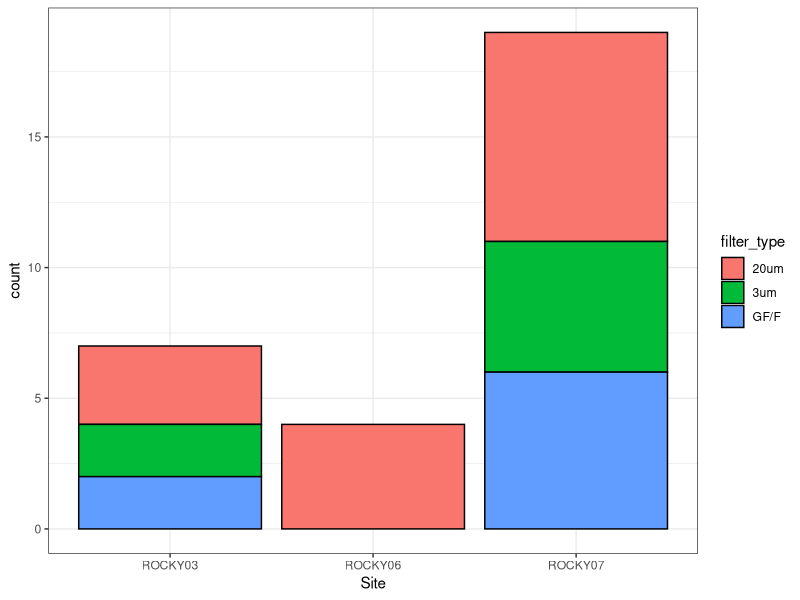
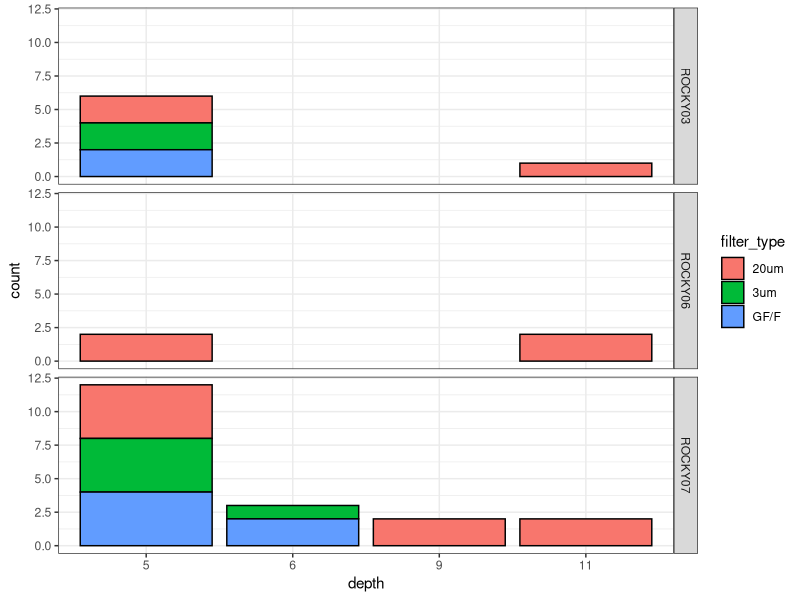
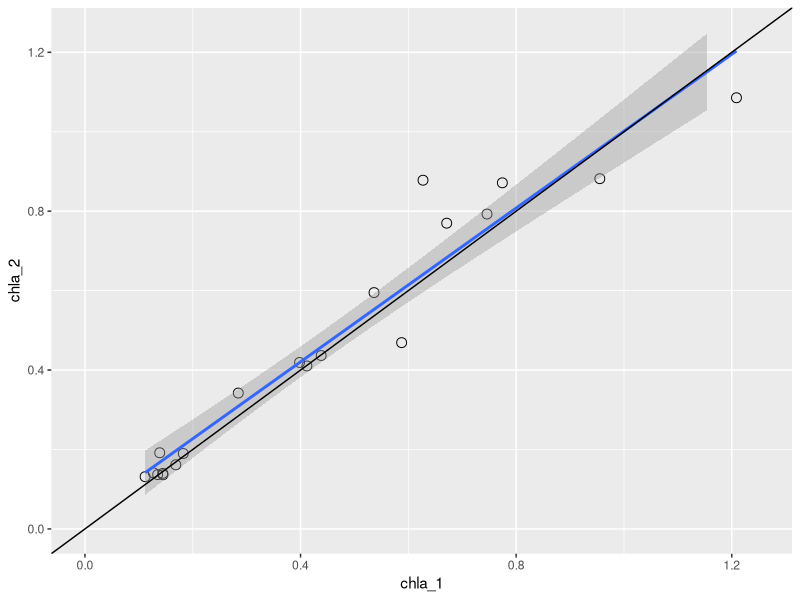
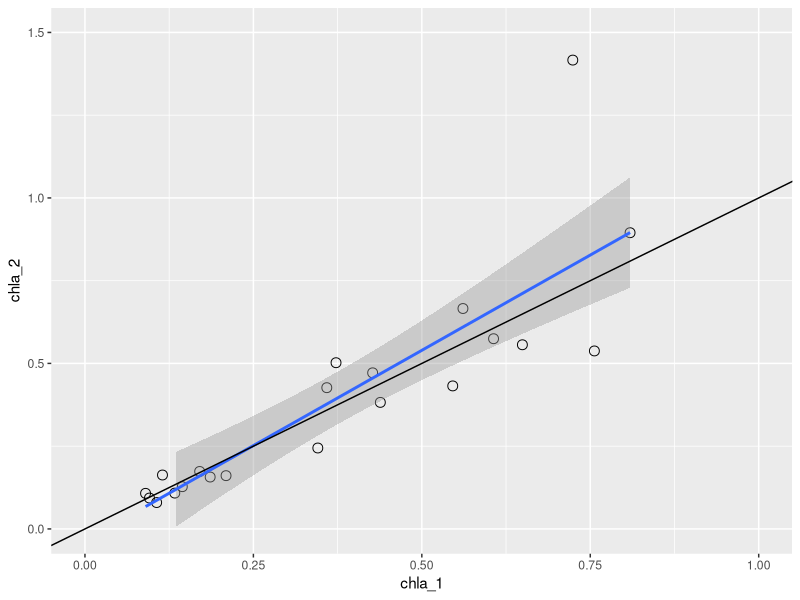
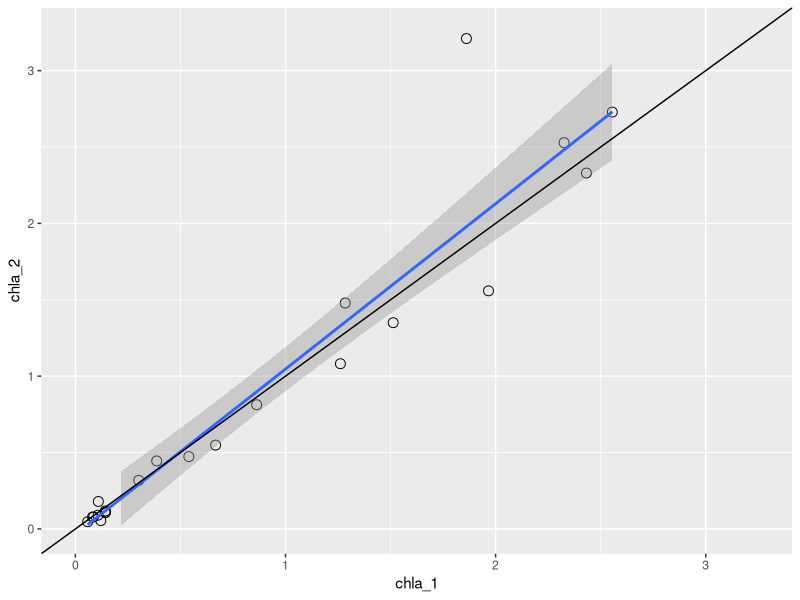

These figures' R source, in order: (Note: this script raises an error after producing the figures.)
## ---- chunk 1
#Upload packages
library(tidyverse)
library(here)
library(patchwork)
library(readxl)
## ---- chunk 2
#Upload chl dataset - entire QU39 dataset downloaded from the portal on 2022-10-12
chl <- read_csv(here("files", "rocky_2021_2022.csv"))
## ---- chunk 3
#Filtering out the Rocky Intertidal samples
chl <- chl %>% 
  filter(project == "MARINEGEO")
## ---- chunk 4
#Selecting relevant columns
chl <- chl %>% 
  select(date, site_id, survey, rn, sampling_bout, line_out_depth, collected, 
         analyzed, hakai_id, calibration:calibration_slope, filter_type,
         before_acid, after_acid, acid_flag, dilution_factor, chla, chla_flag,
         phaeo, phaeo_flag) 

#Adding month column
chl <- chl %>% 
  mutate(month = lubridate::month(date)) %>% 
  relocate(month, .after = date)

#Creating duplicate and acid ratio columns
chl <- chl %>% 
  group_by(collected, site_id, line_out_depth, filter_type) %>% 
  mutate(rep = n()) %>%
  ungroup() %>% 
  group_by(hakai_id) %>% 
  mutate(rep_id = n()) %>% 
  ungroup() %>% 
  mutate(acid_ratio = before_acid/after_acid)

#Pulling out duplicates - 33 records. Samples collected on 2022-04-12 were replicate samples with some being sent to DFO (19 records)
check_dup <- chl %>% 
  filter(rep > 1)

#No samples anymore with duplicate Hakai ID.
check_dup_id <- chl %>% 
  filter(rep_id > 1)

## ---- chunk 5
#Diagnostic checks

#Depth check - where were samples collected - only bulk collected at 100 and 115m.
check_depth <- chl %>% 
  distinct(line_out_depth, filter_type)

#Looking at calibrations applied to data - there are some records with NA calibrations
check_cali <- chl %>% 
  distinct(calibration, acid_ratio_correction_factor, acid_coefficient,
           calibration_slope)

#Looking at calibrations that have NA calibration - 308 samples. Many historical and were never analyzed
check_cali_na <- chl %>% 
  filter(is.na(calibration))

#Looking for negative values - lots (105 records), including unflagged data.
check_neg <- chl %>% 
  filter(chla < 0 | phaeo < 0)

#There are lots and I need to investigate this - same output as samples that weren't 
check_na <- chl %>% 
  filter(is.na(chla) | is.na(phaeo))

#Checking if there are any pre-existing flags - huge amount of samples flagged. I went through these pretty carefully and they should be pretty good. 4 samples with NA Chl flags and SVD phaeo flags.
check_flag <- chl %>% 
  filter(!is.na(chla_flag) | !is.na(phaeo_flag))

#Checking acid flag 
check_acid_flag <- chl %>% 
  filter(!is.na(acid_flag))

#Looking for filters with low acid ratios -  quite a few for data that hasn't been flagged yet.
check_ar <- chl %>% 
  filter(acid_ratio < 1.2)
## ---- chunk 6
#Plotting acid ratio value numbers by depth and filter size for all data I have flagged as Accepted Value
check_ar %>% 
  # filter(is.na(chla_flag)) %>% 
  # filter(chla_flag == "AV") %>% 
  ggplot(aes(x = site_id, fill = filter_type)) +
  geom_bar(stat = "count", position = "stack", color = "Black") +
  labs(x = "Site",
       y = "count") +
  theme_bw()
## ---- chunk 7
#Plotting acid ratio value numbers by month and filter size for all data I have flagged as Accepted Value - Not super informative
check_ar %>% 
  # filter(is.na(chla_flag)) %>% 
  # filter(chla_flag == "AV" & line_out_depth < 50) %>% 
  ggplot(aes(x = as.factor(month), fill = filter_type)) +
  geom_bar(stat = "count", position = "stack", color = "Black") +
  labs(x = "depth",
       y = "count") +
  theme_bw() + 
  facet_grid(site_id ~ .)
## ---- chunk 8
#checking samples that were diluted. Need to determine when we started doing this.
check_dilution <- chl %>% 
  filter(dilution_factor > 1)

#Looking at samples that haven't been qc'd that have raw values above instrument threshold - good sign, only 1 and not above threshold.
check_adl <- chl %>% 
  filter(!is.na(analyzed) & is.na(chla_flag) & before_acid > 600000)
## ---- chunk 9
#Pulling out all samples that haven't been QC'd on the new module. 
chl_qc <- chl %>% 
  filter(!is.na(analyzed) &
           (is.na(chla_flag) | chla_flag == "AV" | chla_flag == "ADL"))

#Pulling out all QC'd data
chl_av <- chl %>% 
  filter(chla_flag == "AV")

## ---- chunk 10
#Investigating size-fractionated data for errors.

#Calculating the number of filters for each size-fraction set
chl_sf <- chl %>% 
  filter(!is.na(chla)) %>% 
  group_by(collected, line_out_depth) %>% 
  mutate(filt_num = n()) %>% 
  ungroup()

#Looking for size fraction sets that have less than 3 filters - 119 observations - I'd imagine a lot of SVC and SVD flags for single filter.
check_sf_low <- chl_sf %>% 
  filter(filt_num < 3)

check_sf_low2 <- chl_sf %>% 
  filter(filt_num < 6)

#Looking at size fraction sets that have more than 3 filters. Some are just replicated hakai IDS, but quite a few from zoopsprint - I wonder if one of the GF/Fs is meant to be bulk.
check_sf_high <- chl_sf %>% 
  filter(filt_num > 3)

#Subsetting where there are 3 size-fractionated filters. 
chl_sf <- chl_sf %>% 
  filter(filt_num == 3)

#Querying replicated filter types within a set - two examples where there are two duplicated filters within a 3 filter set. Only one is not QC'd - check metadata note.
check_sf_dup <- chl_sf %>% 
  group_by(collected, line_out_depth, filter_type) %>% 
  mutate(filt_unique = n()) %>% 
  ungroup() %>% 
  filter(filt_unique > 1)  
 

chl_sf <- chl_sf %>% 
  group_by(collected, line_out_depth, filter_type) %>% 
  mutate(filt_unique = n()) %>% 
  ungroup() %>% 
  filter(filt_unique == 1)
  
## ---- chunk 11
gff <- chl %>% 
  filter(filter_type == "GF/F" & !is.na(chla)) %>% 
  select(date, site_id, sampling_bout, acid_ratio, chla) 

gff_wide <- gff %>% 
  pivot_wider(names_from = sampling_bout, values_from = c(chla, acid_ratio))
## ---- chunk 12
gff_wide %>% 
  ggplot(aes(x = chla_1, y = chla_2)) + 
  geom_point(pch = 21, size = 3.0) +
  geom_smooth(method = 'lm') +
  geom_abline(intercept = 0, slope = 1) +
  xlim(0, 1.25) +
  ylim(0, 1.25)
## ---- chunk 13
um3 <- chl %>% 
  filter(filter_type == "3um" & !is.na(chla)) %>% 
  select(date, site_id, filter_type, sampling_bout, acid_ratio, chla) 

um3_wide <- um3 %>% 
  filter(!date == "2021-06-25") %>% 
  pivot_wider(names_from = sampling_bout, values_from = c(chla, acid_ratio))
## ---- chunk 14
um3_wide %>% 
  ggplot(aes(x = chla_1, y = chla_2)) + 
  geom_point(pch = 21, size = 3.0) +
  geom_smooth(method = 'lm') +
  geom_abline(intercept = 0, slope = 1) +
  xlim(0, 1) +
  ylim(0, 1.5)
## ---- chunk 15
um20 <- chl %>% 
  filter(filter_type == "20um" & !is.na(chla)) %>% 
  select(date, site_id, sampling_bout, filter_type, acid_ratio, chla) 

um20_wide <- um20 %>% 
  pivot_wider(names_from = sampling_bout, values_from = c(chla, acid_ratio))
## ---- chunk 16
um20_wide %>% 
  ggplot(aes(x = chla_1, y = chla_2)) + 
  geom_point(pch = 21, size = 3.0) +
  geom_smooth(method = 'lm') +
  geom_abline(intercept = 0, slope = 1) +
  xlim(0, 3.25) +
  ylim(0, 3.25)
## ---- chunk 17
chl_2 <- chl %>% 
  filter(!is.na(chla)) %>% 
  group_by(date, sampling_bout, filter_type) %>% 
  mutate(rep_filt = n()) %>% 
  ungroup()

chl_2 <- chl %>% 
  filter(!is.na(chla)) %>% 
  group_by(date, sampling_bout) %>% 
  mutate(rep_filt_grp = n()) %>% 
  ungroup()

chl_sf <- chl_2 %>% 
  filter(rep_filt == 1 & rep_filt_grp == 3) %>% 
  group_by(date, sampling_bout) %>% 
  summarise(chla_sum = sum(chla)) %>% 
  ungroup()
  
sum <- chl_sf %>% 
  select(date, sampling_bout, chla_sum) 

sum_wide <- sum %>% 
  pivot_wider(names_from = sampling_bout, values_from = chla_sum) %>% 
  rename(sum_1 = `1`, sum_2 = `2`)
## ---- chunk 18
sum_wide %>% 
  ggplot(aes(x = sum_1, y = sum_2)) + 
  geom_point(pch = 21, size = 3.0) +
  geom_smooth(method = 'lm') +
  geom_abline(intercept = 0, slope = 1) +
  xlim(0, 6) +
  ylim(0, 6)
## ---- chunk 19
#Calculating the size-fractionated sum for comparison with the bulk
chl_sf_sum <- chl_sf %>% 
  filter(chla_flag == "AV" | chla_flag == "ADL" | is.na(chla_flag)) %>% 
  group_by(collected, line_out_depth) %>% 
  mutate(sf_sum = sum(chla)) %>% 
  ungroup() %>% 
  distinct(collected, line_out_depth, sf_sum, .keep_all = TRUE) %>% 
  select(collected, line_out_depth, sf_sum)

#Merging with the size-fractionated data for comparison.
chl_comp <- chl_bulk %>%
  select(date, collected, analyzed_date, line_out_depth, bulk_chla = chla,
         bulk_flag = chla_flag, all_chl_a) %>% 
  filter(line_out_depth < 99) %>% 
  left_join(chl_sf_sum)

#Looking why there are NAs in join. All from where SF did not have 3 filters in set.
check_comp_na <- chl_comp %>% 
  filter(is.na(bulk_chla) | is.na(sf_sum))

## ---- chunk 20
#Plotting sf_sum against bulk chl - Something is up with my join.
chl_comp %>% 
  ggplot(aes(x = bulk_chla, y = sf_sum, fill = bulk_flag)) +
  geom_point(pch = 21, size = 3.0) +
  geom_smooth(aes(color = bulk_flag), method = 'lm') +
  geom_abline(intercept = 0, slope = 1) +
  xlim(0, 30) +
  ylim(0, 30) +
  theme_bw() +
  theme()

#To me this looks pretty darn good - the samples with ADL may have a trend to higher size fractionated sum at higher concentrations.

#Now looks like there a couple of samples with low SF-Sum

## ---- chunk 21
chl_comp %>% 
  ggplot(aes(x = log10(bulk_chla), y = log10(sf_sum), fill = bulk_flag)) +
  geom_point(pch = 21, size = 3.0) +
  geom_smooth(aes(color = bulk_flag), method = 'lm') +
  geom_abline(intercept = 0, slope = 1) +
  # xlim(0, 30) +
  # ylim(0, 30) +
  theme_bw() +
  theme()
## ---- chunk 22
chl_comp %>% 
  ggplot(aes(x = all_chl_a, y = sf_sum, fill = bulk_flag)) +
  geom_point(pch = 21, size = 3.0) +
  geom_smooth(method = 'lm') +
  geom_abline(intercept = 0, slope = 1) +
  xlim(0,30) +
  ylim(0,30) +
  theme_bw() +
  theme()
## ---- chunk 23
#Looking at SF-Sum versus other metrics
chl_comp %>%
  filter(line_out_depth < 50 & is.na(bulk_flag) & date > "2019-01-01") %>% 
  ggplot(aes(x = date)) +
  geom_point(aes(y = bulk_chla), pch = 21, size = 3.0) +
  geom_line(aes(y = bulk_chla), size = 1) +
  geom_point(aes(y = sf_sum), pch = 21, size = 3.0, color = "red") +
  geom_line(aes(y = sf_sum), size = 1, color = "red") +
  geom_point(aes(y = all_chl_a), pch = 22, fill = "green",
             alpha = 0.4, size = 3) +
  facet_grid(line_out_depth ~ ., scales = "free_y") +
  theme_bw() +
  labs(fill = "Flag") +
  theme(text = element_text(size = 32),
        axis.title.x = element_blank())
  
ggsave(here("figures_qc", "timeseries_qu39_bulk-SF_no-flag.png"),
        width = 16, height = 12, dpi = 300)

#Some clear discrepencies here.

#0m
#one point where much lower mid 2021
#One point where much lower second bloom 2022

#5m
#One point much lower SB 2022

#10m
#One point much lower second bloom 2022

## ---- chunk 24

chl_comp %>% 
  filter(is.na(bulk_flag)) %>% 
  ggplot(aes(x = bulk_chla, y = sf_sum)) +
  geom_point(pch = 21, size = 3.0) +
  geom_smooth(method = 'lm', color = "red", fill = "red") +
  geom_abline(intercept = 0, slope = 1) +
  facet_wrap(~ (as.factor(analyzed_date)), scales = "free" ) +
  theme_bw() +
  theme()

ggsave(here("figures_qc", "test2.png"),
        width = 16, height = 12, dpi = 300)



sf_check <- chl_comp %>% 
  filter(analyzed_date == "2022-09-04")

#QCHL14258 - 2022-04-21, 0m. Nothing noticeably wrong with sample and no metadata notes. Just quite a bit lower than bulk. What is correct?

#QCHL14266 - 2022-04-01, 10m. Nothing noticeably wrong with the sample and no metadata notes. Just quite a bit lower than Bulk. Which measure is correct? No HPLC yet. Check CTD about 7ug/L, which is closer to the SF-Sum.
## ---- chunk 25
#Looking at specific samples that were left in TULA freezer for extended period
chl_bulk %>% 
  filter(date == "2021-05-18") %>% 
  ggplot(aes(x = all_chl_a, y = chla)) +
  geom_point(aes(fill = acid_ratio > 1.2), pch = 21, size = 3.0) +
  geom_smooth(method = 'lm', color = "red", fill = "red") +
  geom_abline(intercept = 0, slope = 1) +
  # xlim(0, 1) +
  # ylim(0, 1) +
  theme_bw() +
  theme()

test <- chl_bulk %>% 
  filter(date == "2021-05-18") 


#Looking at specific samples that were left in TULA freezer for extended period
chl_comp %>% 
  filter(date == "2020-08-04") %>% 
  ggplot(aes(x = bulk_chla, y = sf_sum)) +
  geom_point(pch = 21, size = 3.0) +
  geom_smooth(method = 'lm', color = "red", fill = "red") +
  geom_abline(intercept = 0, slope = 1) +
  # xlim(0, 5) +
  # ylim(0, 5) +
  theme_bw() +
  theme()
## ---- chunk 26
#Let's plot the entire SF timeseries
#Order phytoplankton groups roughly from smallest to largest - create order list

order_sf <- c("GF/F", "3um", "20um")

#Chemtax - Specify order of phyto groups for figures
chl_sf <- arrange(mutate(chl_sf, filter_type = factor(filter_type,
                                              levels = order_sf)))


chl_sf %>%
  filter(line_out_depth == 0) %>% 
  ggplot(aes(x = date, y = chla, fill = filter_type)) + 
  geom_area(color = "black") +
  scale_fill_brewer(palette = "Set1", labels = c(expression(Pico[CHL]),
                                                   expression(Nano[CHL]),
                                                   expression(Micro[CHL]))) +
  facet_grid(line_out_depth ~ ., scales = "free_y") +
  theme_bw()

ggsave(here("figures_qc", "SF_test.png"),
        width = 16, height = 6, dpi = 300)


#Some issues with plotting need to be investigated.
## ---- chunk 27
#Pulling out all samples that haven't been QC'd on the new module. 
chl_qc2 <- chl %>% 
  filter(!is.na(analyzed) &
           (is.na(chla_flag) | chla_flag == "AV" | chla_flag == "ADL"))

#Pulling out all QC'd data
chl_av <- chl %>% 
  filter(chla_flag == "AV")

## ---- chunk 28
#Investigating size-fractionated data for errors.

#Calculating the number of filters for each size-fraction set
chl_sf2 <- chl %>% 
  filter(!is.na(analyzed) &
           (is.na(chla_flag) | chla_flag == "AV" | chla_flag == "ADL" |
              chla_flag == "SVC")) %>% 
  filter(!filter_type == "Bulk GF/F") %>%
  filter(!is.na(chla)) %>% 
  group_by(collected, line_out_depth) %>% 
  mutate(filt_num = n()) %>% 
  ungroup()


#Subsetting where there are 3 size-fractionated filters. 
chl_sf2 <- chl_sf2 %>% 
  filter(filt_num == 3)
 

chl_sf2 <- chl_sf2 %>% 
  group_by(collected, line_out_depth, filter_type) %>% 
  mutate(filt_unique = n()) %>% 
  ungroup() %>% 
  filter(filt_unique == 1)
  
## ---- chunk 29
chl_sf2 <- arrange(mutate(chl_sf2, filter_type = factor(filter_type,
                                              levels = order_sf)))
## ---- chunk 30
chl_sf2 %>%
  filter(line_out_depth < 50 & !survey == "ZOOPSPRINT") %>% 
  group_by(date, line_out_depth, filter_type) %>% 
  summarise(chla_avg = mean(chla)) %>% 
  ungroup() %>% 
  ggplot(aes(x = date, y = chla_avg, fill = filter_type)) + 
  geom_area(color = "black") +
  scale_fill_brewer(palette = "Set1",
                    labels = c(expression(Pico[CHL]),
                               expression(Nano[CHL]),
                               expression(Micro[CHL])),
                    name = "") +
  facet_grid(line_out_depth ~ ., scales = "free_y") +
  labs(y = "Chla (ug/L)") +
  theme_bw()+
  theme(text = element_text(size = 25),
        axis.title.x = element_blank(),
        # axis.text.x = element_blank(),
        axis.text = element_text(colour = "black"),
        legend.position = "top",
        legend.direction = "horizontal",
        legend.title = element_blank(),
        strip.background = element_blank()) 

ggsave(here("figures_qc", "SF_timeseries-depth.png"),
        width = 16, height = 10, dpi = 300)
## ---- chunk 31
chl_sf2 %>%
  filter(line_out_depth == 5 & !survey == "ZOOPSPRINT") %>% 
  group_by(date, line_out_depth, filter_type) %>% 
  summarise(chla_avg = mean(chla)) %>% 
  ungroup() %>% 
  ggplot(aes(x = date, y = chla_avg, fill = filter_type)) + 
  geom_area(color = "black") +
  scale_fill_brewer(palette = "Set1",
                    labels = c(expression(Pico[CHL]),
                               expression(Nano[CHL]),
                               expression(Micro[CHL])),
                    name = "") +
  facet_grid(line_out_depth ~ ., scales = "free_y") +
  labs(y = "Chla (ug/L)") +
  theme_bw()+
  theme(text = element_text(size = 25),
        axis.title.x = element_blank(),
        # axis.text.x = element_blank(),
        axis.text = element_text(colour = "black"),
        legend.position = "top",
        legend.direction = "horizontal",
        legend.title = element_blank(),
        strip.background = element_blank()) 

ggsave(here("figures_qc", "SF_timeseries-depth-5.png"),
        width = 16, height = 5, dpi = 300)


